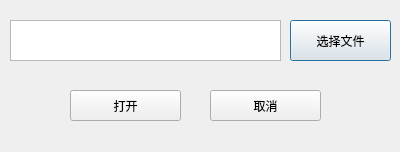
<?xml version="1.0" encoding="UTF-8"?>
<ui version="4.0">
 <class>Dialog</class>
 <widget class="QDialog" name="Dialog">
  <property name="geometry">
   <rect>
    <x>0</x>
    <y>0</y>
    <width>400</width>
    <height>152</height>
   </rect>
  </property>
  <property name="windowTitle">
   <string>打开文件</string>
  </property>
  <widget class="QTextEdit" name="textEdit">
   <property name="geometry">
    <rect>
     <x>10</x>
     <y>20</y>
     <width>271</width>
     <height>41</height>
    </rect>
   </property>
  </widget>
  <widget class="QPushButton" name="pushButton">
   <property name="geometry">
    <rect>
     <x>290</x>
     <y>20</y>
     <width>101</width>
     <height>41</height>
    </rect>
   </property>
   <property name="text">
    <string>选择文件</string>
   </property>
  </widget>
  <widget class="QPushButton" name="pushButton_2">
   <property name="geometry">
    <rect>
     <x>70</x>
     <y>90</y>
     <width>111</width>
     <height>31</height>
    </rect>
   </property>
   <property name="text">
    <string>打开</string>
   </property>
  </widget>
  <widget class="QPushButton" name="pushButton_3">
   <property name="geometry">
    <rect>
     <x>210</x>
     <y>90</y>
     <width>111</width>
     <height>31</height>
    </rect>
   </property>
   <property name="text">
    <string>取消</string>
   </property>
  </widget>
 </widget>
 <resources/>
 <connections/>
</ui>
